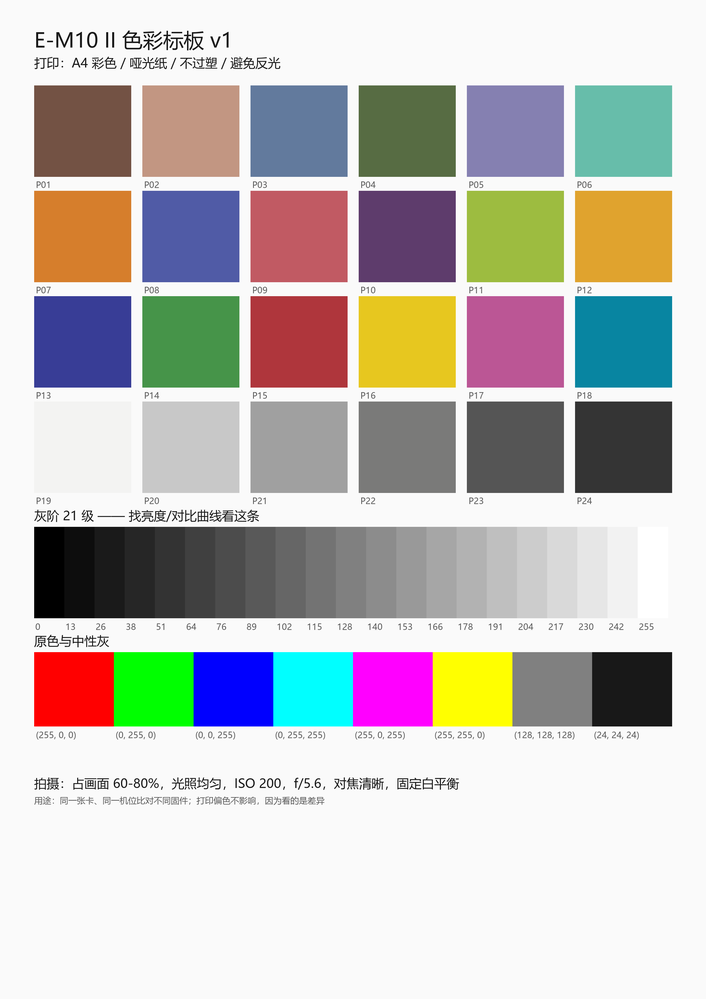
#> input picture assets/colorcard_A4.png, 706 x 999 px, shrunk from 2480 x 3508 before the run
$ python scene_ab.py ../assets/colorcard_A4.png ../assets/colorcard_tablet_2560x1440.png
#> lines starting #> are read from the running program, lines starting #| are printed output that depends on the picture; after the words box and inside, x2 and y2 are one past the last pixel; in counts of white or black regions, pixels touching at a corner belong together
#!/usr/bin/env python3
"""Compare two real-scene shots (same framing, different firmware).

Usage: python tools/scene_ab.py A.JPG B.JPG
Prints robust global colour statistics and their delta, so a firmware
change shows up without relying on colour patches.
"""
import sys
import numpy as np
from PIL import Image, ImageOps


def load(path):
#> called with path = '../assets/colorcard_A4.png'
    im = Image.open(path)
#> im is the input picture: PIL image 706x999 RGB; mean R, G, B 194.7, 191.6, 188.4
    im = ImageOps.exif_transpose(im).convert('RGB')
    a = np.asarray(im, np.float32) / 255.0
    return a[::3, ::3]


def hsv(a):
    mx = a.max(2); mn = a.min(2)
    s = np.where(mx > 0, (mx - mn) / np.maximum(mx, 1e-6), 0)
    r, g, b = a[..., 0], a[..., 1], a[..., 2]
    h = np.zeros_like(mx); d = mx - mn + 1e-9
    m = (mx == r); h[m] = ((g - b) / d)[m] % 6
#> after `m = mx == r`:
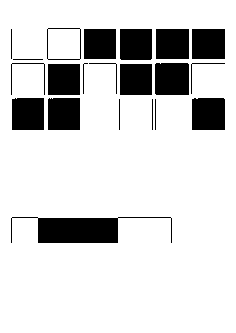
#> m: shape (333, 236) bool; 83.8% white; 21 black regions, largest, box (x1, y1, x2, y2) and area: (11, 217, 172, 243) 2129, (155, 63, 189, 95) 1084, (192, 98, 225, 130) 1051
    m = (mx == g); h[m] = ((b - r) / d + 2)[m]
#> after `m = mx == g`: m: shape (333, 236) bool; 79% white; 20 black regions (1 under 20 px), largest, box (x1, y1, x2, y2) and area: (12, 217, 172, 243) 2105, (191, 63, 225, 95) 1085, (119, 98, 153, 130) 1055
    m = (mx == b); h[m] = ((r - g) / d + 4)[m]
#> after `m = mx == b`: m: shape (333, 236) bool; 79.2% white; 21 black regions (1 under 20 px), largest, box (x1, y1, x2, y2) and area: (12, 217, 171, 243) 2080, (155, 98, 189, 130) 1055, (191, 28, 225, 60) 1053
    return h * 60, s, mx


def stats(path):
    a = load(path)
    h, s, v = hsv(a)
    sel = v > 0.12
#> sel: shape (333, 236) bool; 98% white; 28 black regions (26 under 20 px), largest, box (x1, y1, x2, y2) and area: (12, 176, 42, 206) 900, (198, 218, 224, 242) 624
    out = {}
    out['lum'] = float(a.mean() * 255)
    out['rgb'] = tuple(float(x * 255) for x in a.reshape(-1, 3).mean(0))
    out['sat_all'] = float(s[sel].mean())
    out['sat_p50'] = float(np.percentile(s[sel], 50))
    out['sat_p90'] = float(np.percentile(s[sel], 90))
    out['sat_p99'] = float(np.percentile(s[sel], 99))
    out['clipped'] = float((s[sel] > 0.999).mean())
    out['hue'] = []
    for k in range(12):
        m = sel & (h >= k * 30) & (h < (k + 1) * 30)
        out['hue'].append(float(m.mean()))
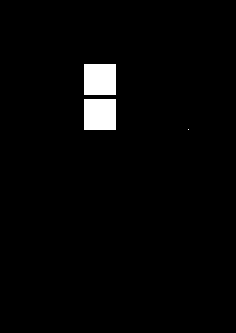
#> m: shape (333, 236) bool; 2.5% white; 3 white regions (1 under 20 px), largest, box (x1, y1, x2, y2) and area: (84, 64, 116, 95) 992, (84, 99, 116, 130) 992
    return out


def main(pa, pb):
    A, B = stats(pa), stats(pb)
#> call 2 of stats, with path = '../assets/colorcard_tablet_2560x1440.png'
#> call 2 of load, with path = '../assets/colorcard_tablet_2560x1440.png'
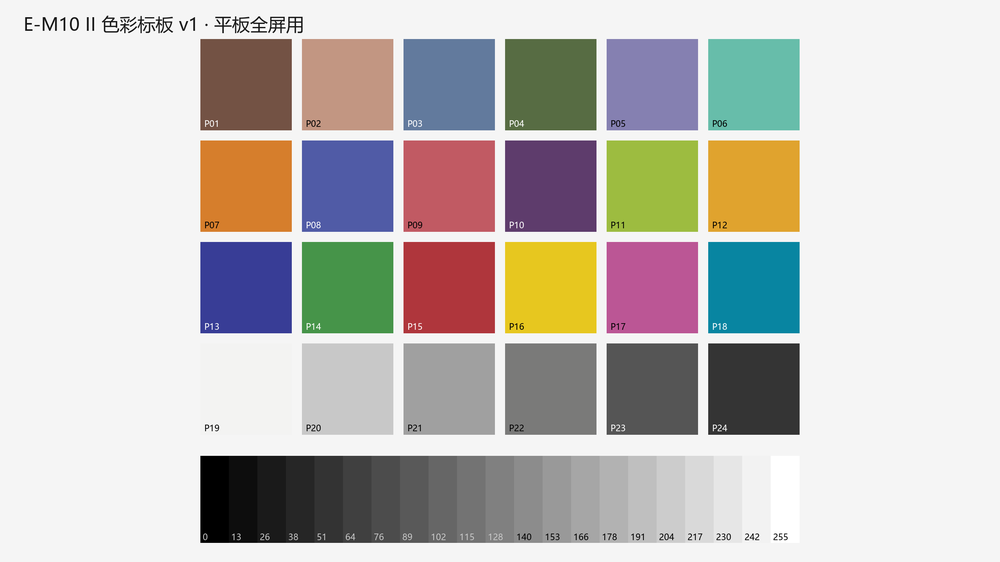
#> input picture assets/colorcard_tablet_2560x1440.png, 1000 x 562 px, shrunk from 2560 x 1440 before the run
#> in load, im is the input picture: PIL image 1000x562 RGB; mean R, G, B 194.9, 191.4, 187.5
#> in hsv (call 2), `m = mx == r`: m: shape (188, 334) bool; 83.8% white; 17 black regions (2 under 20 px), largest, box (x1, y1, x2, y2) and area: (236, 12, 268, 45) 1024, (202, 46, 234, 78) 1023, (135, 12, 166, 45) 1021
#> in hsv (call 2), `m = mx == g`: m: shape (188, 334) bool; 77.5% white; 18 black regions (2 under 20 px), largest, box (x1, y1, x2, y2) and area: (66, 12, 98, 45) 1052, (66, 46, 98, 78) 1023, (236, 46, 268, 78) 1023
#> in hsv (call 2), `h[m] = ((b - r) / d + 2)[m]`:
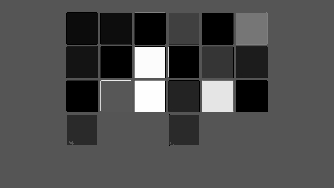
#> h: shape (188, 334) float32; min 0, max 5.97, mean 1.82; drawn with min black and max white
#> in hsv (call 2), `h[m] = ((r - g) / d + 4)[m]`:
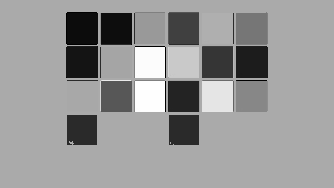
#> h: shape (188, 334) float32; min 0, max 5.97, mean 3.55; drawn with min black and max white
#> in stats (call 2), `sel = v > 0.12`:
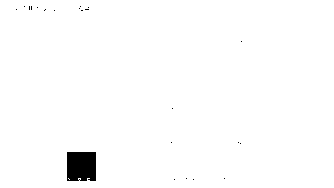
#> sel: shape (188, 334) bool; 98.6% white; 22 black regions (21 under 20 px), largest, box (x1, y1, x2, y2) and area: (67, 152, 96, 181) 826
#> after the loop in stats (call 2), `for k in range(12):`:
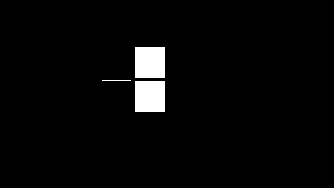
#> m: shape (188, 334) bool; 3% white; 3 white regions, box (x1, y1, x2, y2) and area: (135, 47, 165, 78) 930, (135, 81, 165, 112) 930, (102, 80, 131, 81) 29
#> A = {'lum': 192.7, 'rgb': (195.7, 192.8, 189.6), 'sat_all': 0.179, 'sat_p50': 0, 'sat_p90': 0.691, 'sat_p99': 1, 'clipped': 0.047, 'hue': [0.0473, 0.0256, 0.0492, 0.0122, 0.0219, 0.013, 0.0265, 0.0393, 0.684, 0.013, 0.0223, 0.0253]}; B = {'lum': 191.6, 'rgb': (195.3, 191.7, 187.9), 'sat_all': 0.153, 'sat_p50': 0, 'sat_p90': 0.627, 'sat_p99': 0.95, 'clipped': 0.000533, 'hue': [0.0499, 0.032, 0.0467, 0.0153, 0.0168, 0.0158, 0.0188, 0.0469, 0.683, 0.0148, 0.0163, 0.0301]}
    print(f'A = {pa}\nB = {pb}\n')
    rows = [('luma', A['lum'], B['lum']), ('sat mean', A['sat_all'], B['sat_all']),
            ('sat p50', A['sat_p50'], B['sat_p50']), ('sat p90', A['sat_p90'], B['sat_p90']),
            ('sat p99', A['sat_p99'], B['sat_p99']), ('clipped share', A['clipped'], B['clipped'])]
#> rows = [('luma', 192.7, 191.6), ('sat mean', 0.179, 0.153), ('sat p50', 0, 0), ('sat p90', 0.691, 0.627), ('sat p99', 1, 0.95), ('clipped share', 0.047, 0.000533)]
    print(f"{'metric':<14}{'A':>10}{'B':>10}{'B-A':>10}")
    for n, a, b in rows:
        print(f'{n:<14}{a:>10.4f}{b:>10.4f}{b-a:>+10.4f}')
#> this loop made 6 passes
#| luma            192.6724  191.6161   -1.0563
#| sat mean          0.1788    0.1529   -0.0258
#| sat p50           0.0000    0.0000   +0.0000
#| sat p90           0.6914    0.6267   -0.0648
#| sat p99           1.0000    0.9503   -0.0497
#| clipped share     0.0470    0.0005   -0.0465
    print(f"\n{'hue sector':<12}{'A%':>8}{'B%':>8}{'d':>8}")
    for k in range(12):
        print(f"{k*30:>3}-{(k+1)*30:<3}    {A['hue'][k]*100:>8.2f}{B['hue'][k]*100:>8.2f}"
              f"{(B['hue'][k]-A['hue'][k])*100:>+8.2f}")
#> this loop made 12 passes
#|   0-30         4.73    4.99   +0.26
#|  30-60         2.56    3.20   +0.64
#|  60-90         4.92    4.67   -0.26
#|  90-120        1.22    1.53   +0.31
#| 120-150        2.19    1.68   -0.51
#| 150-180        1.30    1.58   +0.28
#| 180-210        2.65    1.88   -0.78
#| 210-240        3.93    4.69   +0.76
#> (further printed lines are left out)
    d = np.array(B['hue']) - np.array(A['hue'])
#> d = [0.00262, 0.00637, -0.00255, 0.00306, -0.00514, 0.00276, -0.00778, 0.00757, -0.00114, 0.00182, -0.00602, 0.00483]
    print(f'\nhue distribution L1 = {np.abs(d).sum()*100:.2f} pp')
#| hue distribution L1 = 5.17 pp


if __name__ == '__main__':
    main(sys.argv[1], sys.argv[2])
